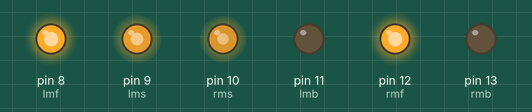
Bench run of a sketch on a simulated Arduino Uno, built with avr-gcc and run on an emulated ATmega328P. On the bench: output pins drawn as LEDs (lit = HIGH).

Above: at 0.1 s.
Timing chart, 0 to 1.6 s (numbered marks = the images above):
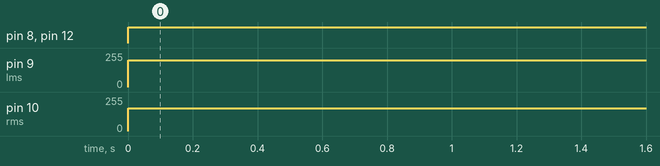

The sketch:

compass.ino
```cpp
int rms=10;
int rmf=12;
int rmb=13;

int lms=9;
int lmf=8;
int lmb=11;

#define spl 20
#define spr 19
double target_angle=0;
double error=0;
void setup() {
 pinMode(rmf,OUTPUT);
 pinMode(rmb,OUTPUT);
 pinMode(lmf,OUTPUT);
 pinMode(lmb,OUTPUT);
 pinMode(rms,OUTPUT);
 pinMode(lms,OUTPUT);
}

void loop() {
  double current_angle= 12;

  int pos=angle (target_angle,current_angle);
 // pos=1 clock-wise   pos=0 anti-clockwise


  if (error == 0.00) {motor(10 * spl, 10 * spr);}


  //if (error>=0.0 && error<=5.0) {motor(10 * spl, 10 * spr);}
  else{

    if(pos==0){
        if (error>0.0 && error<=36.0 ) motor(9 * spl, 10 * spr);
        else if (error>36.0 && error<=72.0  ) motor(6 * spl, 10 * spr);
        else if (error>72.0 && error<=108.0) motor(3 * spl, 10 * spr);
        else if (error>108.0 && error<=144.0 ) motor(0 * spl, 10 * spr);
        else if    (error>144.0 && error<=180.0 ) motor(-3 * spl, 10 * spr);
    }

    else{

        if (error>0.0 && error<=36.0) motor(10 * spl, 9 * spr);
        else if (error>36.0 && error<=72.0  ) motor(10 * spl, 6 * spr);
        else if (error>72.0 && error<=108.0) motor(10 * spl, 3 * spr);
        else if (error>108.0 && error<=144.0) motor(10 * spl, 0 * spr);
        else if (error>144.0 && error<=180.0) motor(10 * spl, -3 * spr);

    }
  }
}

int angle(int target,int current){

     int circle; // clock-wise=1  anti-clock-wise=0

     error = abs(target-current);
     if(target>current){
       circle=1;
      }
     else{
       circle=0;
      }


     if(error >(360-error)){
       error= 360-error;
       circle=!circle;
     }

  }
```

motor.ino
```cpp
void motor(int a, int b) {
  if (a >= 0) {
    digitalWrite(lmf, 1);
    digitalWrite(lmb, 0);
  }
  else {
    a = -a;
    digitalWrite(lmf, 0);
    digitalWrite(lmb, 1);
  }

  if (b > 0) {
    digitalWrite(rmf, 1);
    digitalWrite(rmb, 0);
  }
  else {
    b = -b;
    digitalWrite(rmf, 0);
    digitalWrite(rmb, 1);
  }
  analogWrite(lms, a);
  analogWrite(rms, b);
}

void brake(){
  motor(-10*spl,10*spr); delay(20);
  motor(0,0); delay(200);
}
```

Measured:
- by itself, pin 8 (lmf), pin 12 (rmf): LOW → HIGH at 0.00 s
- by itself, pin 9 (lms): 0/255 → 200/255 at 0.00 s
- by itself, pin 10 (rms): 0/255 → 171/255 at 0.00 s
